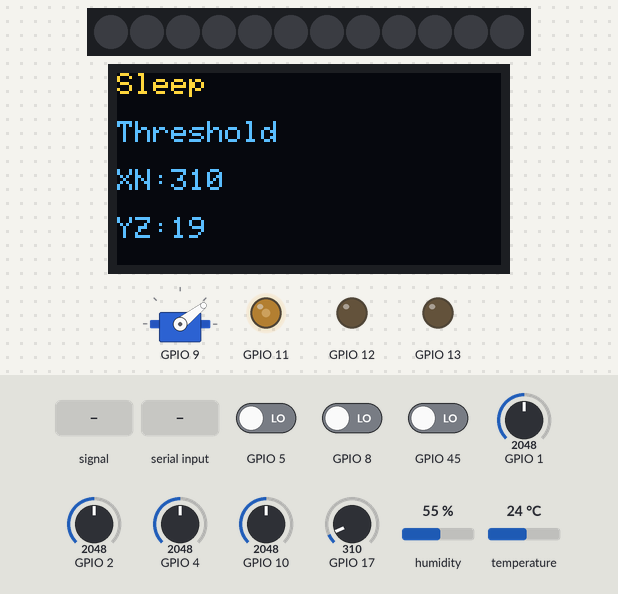
A program run on a simulated ESP32-S3. On the bench: 12 RGB LEDs in strip order, left to right, 128×64 one-colour display, servo, output pins drawn as LEDs (lit = HIGH). The inputs (shaded band) are chosen by the test bench; at power-on: GPIO 8 LOW, GPIO 5 LOW, GPIO 45 LOW, temperature 24 °C, GPIO 1 = 2048, GPIO 2 = 2048, GPIO 4 = 2048, GPIO 10 = 2048, GPIO 17 = 310, humidity 55 % (analog values on the 0–4095 scale). Dim RGB values are drawn brighter than linear; the OLED is the two-colour kind (top 16 rows yellow); what the program prints to the serial monitor is not drawn.

Above: at 1.2 s.
1.3 s: GPIO 8 driven HIGH
At 2.0 s:
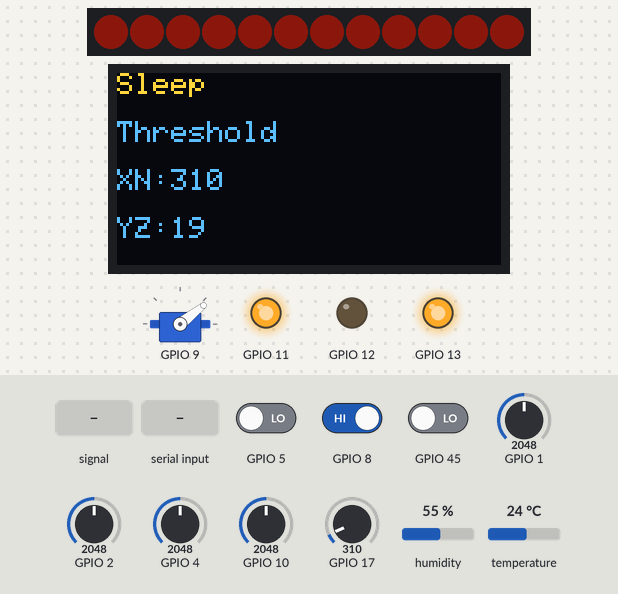
5.1 s: GPIO 4 fed a 200 Hz sine of ±1842 counts around its level
At 5.48 s:
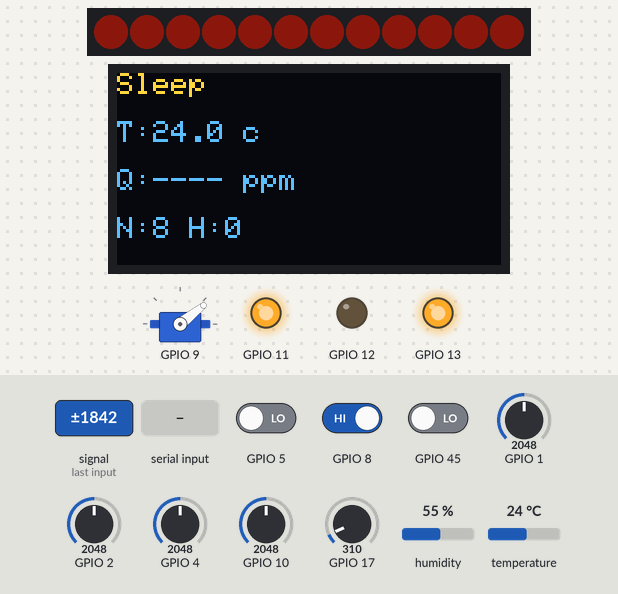
6.8 s: GPIO 5 driven HIGH
At 7.23 s:
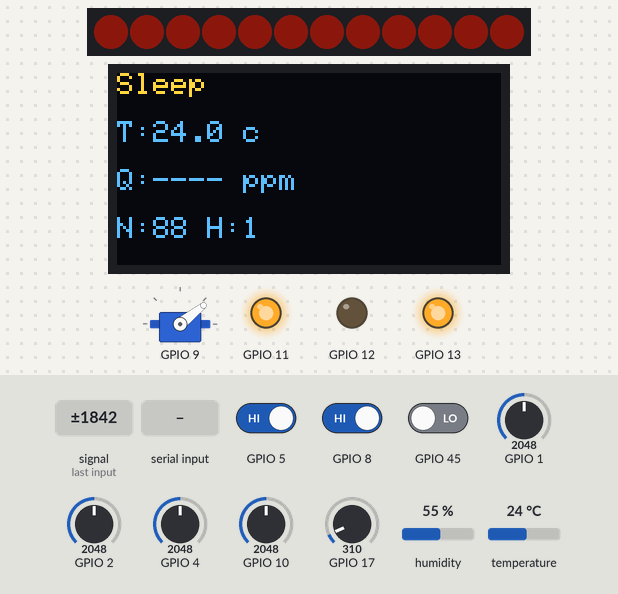
8.6 s: GPIO 45 driven HIGH
At 9.73 s:
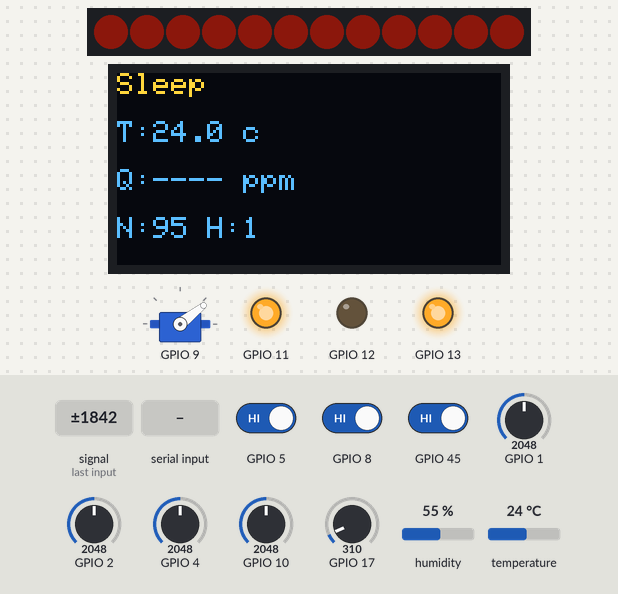
10.6 s: "Auto\n" received over Serial
At 12.48 s:
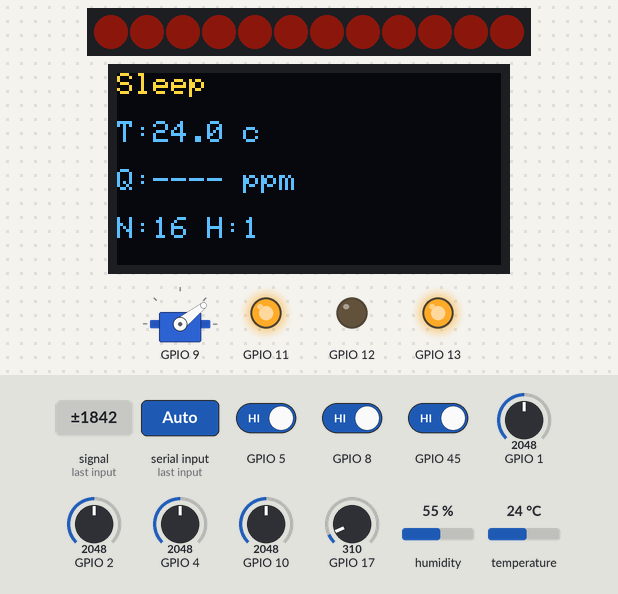
12.8 s: temperature set to 12 °C
At 14.23 s:
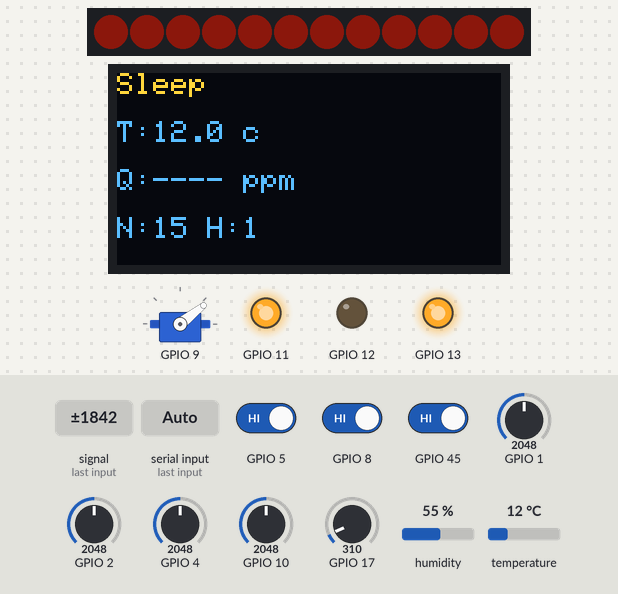
Timing chart, 0 to 15.8 s (numbered marks = the images above; inputs shaded):
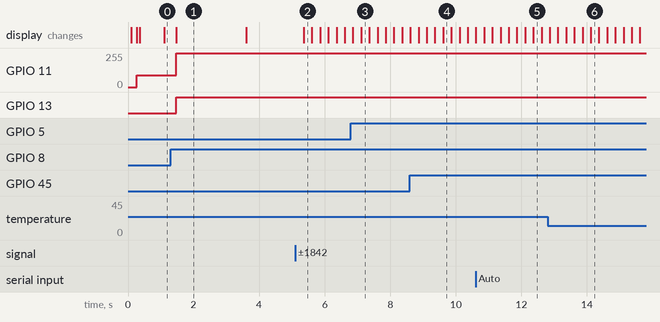

Measured:
- after the input at 1.3 s, GPIO 11: 89/255 → 255/255 after 0.17 s; GPIO 13: LOW → HIGH after 0.17 s
- after the input at 5.1 s, the display: changes after 0.26 s (image 2)
- what the display in image 1 shows lasts 2.1 s, from 1.5 s to 3.6 s

The program:

main.cpp
```cpp
#include <Arduino.h>

#include "control_engine.h"
#include "display_controller.h"
#include "hardware_io.h"
#include "local_controls.h"
#include "protocol_core.h"
#include "serial_protocol.h"
#include "smartlife_config.h"
#include "solar_terms.h"

namespace {

smartlife::HardwareIo hardware;
smartlife::DisplayController display;
smartlife::SerialProtocol protocol;
smartlife::ProtocolRuntimeState protocolState{};
smartlife::ControlState controlState = smartlife::defaultControlState();
uint8_t lastAlertMask = 0;
bool alertMaskInitialized = false;

smartlife::ControlInputs makeControlInputs(uint32_t nowMs) {
  const smartlife::SolarTermProfile& profile =
      smartlife::solarTermProfile(protocolState.solarTerm);
  smartlife::ControlInputs inputs{};
  inputs.nowMs = nowMs;
  inputs.sensors = hardware.snapshot();
  inputs.temperatureThresholdC = hardware.temperatureThresholdC();
  inputs.solarCurtainClosePercent = profile.curtainClosePercent;
  inputs.solarLightThreshold = profile.lightThreshold;
  inputs.guardArmed = protocolState.guardArmed;
  inputs.buzzerEnabled = protocolState.buzzerEnabled;
  return inputs;
}

}  // namespace

void setup() {
  hardware.begin();
  Serial.begin(smartlife::SERIAL_BAUD);
  display.begin();
  protocol.emitHello(Serial, protocolState, display.ready());
}

void loop() {
  const uint32_t nowMs = millis();
  hardware.sample(nowMs);

  smartlife::LocalEvent localEvent{};
  while (hardware.takeLocalEvent(localEvent)) {
    if (localEvent.type == smartlife::LocalEventType::ButtonA) {
      protocolState.targetMode =
          smartlife::toggleMode(protocolState.targetMode);
      smartlife::clearManualOverrides(protocolState);
      localEvent.mode = protocolState.targetMode;
    }
    protocol.emitLocalEvent(Serial, localEvent);
  }

  controlState.targetMode = protocolState.targetMode;
  const smartlife::ControlEvaluation beforeCommands =
      smartlife::evaluateControl(makeControlInputs(nowMs), controlState);
  protocol.poll(Serial, protocolState, beforeCommands.outputs.safetyActive);

  controlState.targetMode = protocolState.targetMode;
  smartlife::ControlEvaluation evaluation =
      smartlife::evaluateControl(makeControlInputs(nowMs), controlState);
  if (evaluation.outputs.safetyActive) {
    smartlife::clearManualOverrides(protocolState);
  }
  smartlife::applyManualOverrides(protocolState, evaluation.outputs);
  controlState = evaluation.nextState;
  hardware.applyOutputs(evaluation.outputs);
  display.render(nowMs,
                 evaluation.outputs.mode,
                 hardware.snapshot(),
                 hardware.temperatureThresholdC());

  if (!alertMaskInitialized) {
    alertMaskInitialized = true;
    if (evaluation.outputs.activeAlerts != 0) {
      protocol.emitAlertChanged(Serial, evaluation.outputs.activeAlerts);
    }
  } else if (evaluation.outputs.activeAlerts != lastAlertMask) {
    protocol.emitAlertChanged(Serial, evaluation.outputs.activeAlerts);
  }
  lastAlertMask = evaluation.outputs.activeAlerts;

  if (protocol.telemetryDue(nowMs)) {
    protocol.emitTelemetry(Serial,
                           nowMs,
                           protocolState,
                           hardware.snapshot(),
                           hardware.temperatureThresholdC(),
                           evaluation.outputs,
                           display.ready(),
                           display.showingThresholdPage(nowMs));
  }
  yield();
}
```

control_engine.h
```cpp
#pragma once

#include "smartlife_models.h"

namespace smartlife {

ControlState defaultControlState();
ControlOutputs bootSafeOutputs();
ControlEvaluation evaluateControl(const ControlInputs& inputs,
                                  const ControlState& currentState);

CommandDecision decideModeCommand(bool safetyActive);
CommandDecision decideManualActuatorCommand(bool safetyActive);

bool hasAlert(uint8_t activeAlerts, AlertCode code);

}  // namespace smartlife
```

display_controller.h
```cpp
#pragma once

#include <Adafruit_SSD1306.h>

#include <cstdint>

#include "smartlife_models.h"

namespace smartlife {

class DisplayController {
 public:
  DisplayController();

  void begin();
  bool ready() const;
  bool showingThresholdPage(uint32_t nowMs) const;
  void render(uint32_t nowMs,
              Mode mode,
              const SensorSnapshot& snapshot,
              float temperatureThresholdC);

 private:
  void renderNormal(Mode mode, const SensorSnapshot& snapshot);
  void renderThreshold(Mode mode,
                       const SensorSnapshot& snapshot,
                       int temperatureThresholdC);
  void setLine(uint8_t line);
  void printMode(Mode mode);

  Adafruit_SSD1306 display_;
  bool ready_ = false;
  bool hasRendered_ = false;
  bool thresholdInitialized_ = false;
  uint32_t lastRenderMs_ = 0;
  uint32_t thresholdPageUntilMs_ = 0;
  int lastThresholdC_ = 27;
};

}  // namespace smartlife
```

hardware_io.h
```cpp
#pragma once

#include <Adafruit_NeoPixel.h>
#include <DHT.h>
#include <ESP32Servo.h>

#include <array>
#include <cstddef>
#include <cstdint>

#include "local_controls.h"
#include "smartlife_config.h"
#include "smartlife_models.h"

namespace smartlife {

class HardwareIo {
 public:
  HardwareIo();

  void begin();
  void sample(uint32_t nowMs);
  const SensorSnapshot& snapshot() const;
  float temperatureThresholdC() const;
  bool takeLocalEvent(LocalEvent& event);
  void applyOutputs(const ControlOutputs& outputs);

 private:
  void sampleFastSensors(uint32_t nowMs);
  void sampleDht(uint32_t nowMs);
  void updateDhtFreshness(uint32_t nowMs);
  void enqueueLocalEvent(LocalEventType type,
                         int knobRaw = 0,
                         int temperatureThresholdC = 27);

  void writeFanPercent(uint8_t percent);
  void writeRelay(bool on);
  void writeBuzzer(bool on);
  void writeRgb(RgbState state);
  void writeCurtainPercent(int closePercent);

  DHT dht_;
  Servo servo_;
  Adafruit_NeoPixel pixels_;
  SensorSnapshot snapshot_{};

  uint32_t bootStartedMs_ = 0;
  uint32_t lastFastSampleMs_ = 0;
  uint32_t lastDhtAttemptMs_ = 0;
  uint32_t lastDhtSuccessMs_ = 0;
  bool hasDhtSuccess_ = false;

  std::array<int, 5> knobSamples_{{0, 0, 0, 0, 0}};
  std::size_t knobSampleIndex_ = 0;
  std::size_t knobSampleCount_ = 0;
  int acceptedKnobRaw_ = 0;
  float temperatureThresholdC_ = 27.0f;
  ButtonADebouncer buttonA_{};
  std::array<LocalEvent, LOCAL_EVENT_QUEUE_CAPACITY> localEvents_{};
  std::size_t localEventHead_ = 0;
  std::size_t localEventCount_ = 0;

  bool servoAttached_ = false;
  int lastFanPercent_ = -1;
  int lastCurtainPercent_ = -1;
  int lastRelayState_ = -1;
  int lastBuzzerState_ = -1;
  int lastRgbState_ = -1;
};

}  // namespace smartlife
```

local_controls.h
```cpp
#pragma once

#include <cstdint>

#include "smartlife_models.h"

namespace smartlife {

struct ButtonAUpdate {
  bool stablePressed = false;
  bool clicked = false;
  bool released = false;
};

bool isButtonAAdc(int rawValue);
Mode toggleMode(Mode currentMode);

class ButtonADebouncer {
 public:
  ButtonAUpdate update(int rawValue, uint32_t nowMs);

 private:
  bool candidateInitialized_ = false;
  bool candidatePressed_ = false;
  bool stablePressed_ = false;
  uint32_t candidateSinceMs_ = 0;
};

}  // namespace smartlife
```

protocol_core.h
```cpp
#pragma once

#include <array>
#include <cstddef>
#include <cstdint>
#include <string>

#include "smartlife_config.h"
#include "smartlife_models.h"
#include "solar_terms.h"

namespace smartlife {

struct ManualActuatorOverrides {
  bool fanPercentSet = false;
  int fanPercent = 0;
  bool curtainClosePercentSet = false;
  int curtainClosePercent = 50;
  bool relaySet = false;
  bool relayOn = false;
  bool buzzerSet = false;
  bool buzzerOn = false;
  bool rgbSet = false;
  RgbState rgb = RgbState::Off;
};

struct ProtocolRuntimeState {
  Mode targetMode = Mode::Auto;
  SolarTerm solarTerm = SolarTerm::Lichun;
  bool guardArmed = false;
  bool buzzerEnabled = true;
  ManualActuatorOverrides manual{};
  std::string lastAppliedCommandId{};
  uint32_t appliedCommandCount = 0;
};

struct ProtocolReply {
  std::string line{};
  bool duplicate = false;
  bool stateChanged = false;

  ProtocolReply() = default;
  ProtocolReply(const std::string& replyLine,
                bool isDuplicate,
                bool changed)
      : line(replyLine), duplicate(isDuplicate), stateChanged(changed) {}
};

class CommandProcessor {
 public:
  ProtocolReply processLine(const std::string& line,
                            bool safetyActive,
                            ProtocolRuntimeState& state);

 private:
  struct CachedAck {
    bool valid = false;
    std::string id{};
    std::string line{};
  };

  const std::string* findCachedAck(const std::string& id) const;
  void cacheAck(const std::string& id, const std::string& line);

  std::array<CachedAck, COMMAND_ACK_CACHE_SIZE> ackCache_{};
  std::size_t nextCacheIndex_ = 0;
};

void clearManualOverrides(ProtocolRuntimeState& state);
void applyManualOverrides(const ProtocolRuntimeState& state,
                          ControlOutputs& outputs);

}  // namespace smartlife
```

serial_protocol.h
```cpp
#pragma once

#include <Arduino.h>

#include <array>
#include <cstddef>
#include <cstdint>

#include "protocol_core.h"
#include "smartlife_models.h"

namespace smartlife {

class SerialProtocol {
 public:
  void emitHello(Stream& serial,
                 const ProtocolRuntimeState& state,
                 bool oledReady);
  void poll(Stream& serial,
            ProtocolRuntimeState& state,
            bool safetyActive);
  bool telemetryDue(uint32_t nowMs) const;
  void emitTelemetry(Stream& serial,
                     uint32_t nowMs,
                     const ProtocolRuntimeState& state,
                     const SensorSnapshot& snapshot,
                     float temperatureThresholdC,
                     const ControlOutputs& outputs,
                     bool oledReady,
                     bool thresholdPage);
  void emitLocalEvent(Stream& serial, const LocalEvent& event);
  void emitAlertChanged(Stream& serial, uint8_t activeAlerts);
  void requestTelemetry();

 private:
  CommandProcessor commandProcessor_{};
  std::array<char, SERIAL_INPUT_MAX_LENGTH + 1> inputBuffer_{};
  std::size_t inputLength_ = 0;
  bool inputOverflow_ = false;
  bool hasTelemetry_ = false;
  bool telemetryRequested_ = true;
  uint32_t lastTelemetryMs_ = 0;
  uint32_t sequence_ = 0;
};

}  // namespace smartlife
```

smartlife_models.h
```cpp
#pragma once

#include <cstdint>

namespace smartlife {

enum class Mode : uint8_t {
  Auto,
  Sleep,
};

enum class RgbState : uint8_t {
  Off,
  Yellow,
  Red,
};

enum class AlertCode : uint8_t {
  None = 0,
  Mq2 = 1 << 0,
  Flame = 1 << 1,
  Water = 1 << 2,
  Intrusion = 1 << 3,
};

enum class LocalEventType : uint8_t {
  None,
  ButtonA,
  ThresholdChanged,
};

struct LocalEvent {
  LocalEventType type = LocalEventType::None;
  Mode mode = Mode::Auto;
  int knobRaw = 0;
  int temperatureThresholdC = 27;
};

struct SensorSnapshot {
  bool temperatureValid = false;
  float temperatureC = 0.0f;
  bool humidityValid = false;
  float humidityRh = 0.0f;
  int lightRelative = 0;
  int soundRelative = 0;
  bool mq2Ready = false;
  int mq2Raw = 0;
  int mq2EqPpm = 0;
  bool waterDetected = false;
  bool flameDetected = false;
  bool presenceDetected = false;
  int keypadRaw = 0;
  int knobRaw = 0;
  bool knobValid = false;
};

struct ControlInputs {
  uint32_t nowMs = 0;
  SensorSnapshot sensors{};
  float temperatureThresholdC = 27.0f;
  int solarCurtainClosePercent = 50;
  int solarLightThreshold = 35;
  bool guardArmed = false;
  bool buzzerEnabled = true;
};

struct ControlState {
  Mode targetMode = Mode::Auto;
  bool autoFanHigh = false;
  bool mq2Latched = false;
  bool flameLatched = false;
  bool waterLatched = false;
  bool intrusionLatched = false;
  uint32_t mq2SafeSinceMs = UINT32_MAX;
  uint32_t flameSafeSinceMs = UINT32_MAX;
  uint32_t waterSafeSinceMs = UINT32_MAX;
  uint32_t intrusionSafeSinceMs = UINT32_MAX;
};

struct ControlOutputs {
  Mode mode = Mode::Auto;
  uint8_t fanPercent = 0;
  int curtainClosePercent = 50;
  bool curtainControlEnabled = false;
  bool relayOn = false;
  bool buzzerOn = false;
  RgbState rgb = RgbState::Off;
  uint8_t activeAlerts = 0;
  bool safetyActive = false;
};

struct ControlEvaluation {
  ControlState nextState{};
  ControlOutputs outputs{};
};

enum class CommandError : uint8_t {
  None,
  SafetyLock,
};

struct CommandDecision {
  bool ok = false;
  bool deferredBySafety = false;
  CommandError error = CommandError::None;
};

}  // namespace smartlife
```

solar_terms.h
```cpp
#pragma once

#include <array>
#include <cstddef>

namespace smartlife {

enum class SolarTerm : unsigned char {
  Lichun,
  Yushui,
  Jingzhe,
  Chunfen,
  Qingming,
  Guyu,
  Lixia,
  Xiaoman,
  Mangzhong,
  Xiazhi,
  Xiaoshu,
  Dashu,
  Liqiu,
  Chushu,
  Bailu,
  Qiufen,
  Hanlu,
  Shuangjiang,
  Lidong,
  Xiaoxue,
  Daxue,
  Dongzhi,
  Xiaohan,
  Dahan,
};

constexpr std::size_t SOLAR_TERM_COUNT = 24;

struct SolarTermProfile {
  SolarTerm term;
  const char* name;
  int recommendedTemperatureC;
  int curtainClosePercent;
  int lightThreshold;
};

const std::array<SolarTermProfile, SOLAR_TERM_COUNT>& solarTermProfiles();
const SolarTermProfile& solarTermProfile(SolarTerm term);
bool solarTermFromName(const char* name, SolarTerm& result);

int mapKnobRawToThresholdC(int rawValue);
int medianOfFiveRaw(const std::array<int, 5>& samples);
int applyKnobDeadband(int lastAcceptedRaw,
                      int candidateRaw,
                      int deadbandRaw = 16);

}  // namespace smartlife
```

display_controller.cpp
```cpp
#include "display_controller.h"

#include <Arduino.h>
#include <Wire.h>

#include <cmath>

#include "smartlife_config.h"

namespace smartlife {

DisplayController::DisplayController()
    : display_(OLED_WIDTH, OLED_HEIGHT, &Wire, OLED_RESET_PIN) {}

void DisplayController::begin() {
  Wire.begin(PIN_OLED_SDA, PIN_OLED_SCL);
  ready_ = display_.begin(SSD1306_SWITCHCAPVCC, OLED_I2C_ADDRESS);
  if (!ready_) {
    return;
  }

  display_.clearDisplay();
  display_.setTextColor(SSD1306_WHITE);
  display_.setTextSize(1);
  display_.display();
}

bool DisplayController::ready() const {
  return ready_;
}

bool DisplayController::showingThresholdPage(uint32_t nowMs) const {
  return static_cast<int32_t>(thresholdPageUntilMs_ - nowMs) > 0;
}

void DisplayController::render(uint32_t nowMs,
                               Mode mode,
                               const SensorSnapshot& snapshot,
                               float temperatureThresholdC) {
  const int roundedThreshold = static_cast<int>(std::lround(temperatureThresholdC));
  if (!thresholdInitialized_) {
    thresholdInitialized_ = true;
    lastThresholdC_ = roundedThreshold;
  } else if (roundedThreshold != lastThresholdC_) {
    lastThresholdC_ = roundedThreshold;
    thresholdPageUntilMs_ = nowMs + OLED_THRESHOLD_PAGE_MS;
  }

  if (!ready_) {
    return;
  }
  if (hasRendered_ &&
      static_cast<uint32_t>(nowMs - lastRenderMs_) <
          OLED_REFRESH_INTERVAL_MS) {
    return;
  }

  hasRendered_ = true;
  lastRenderMs_ = nowMs;
  display_.clearDisplay();
  display_.setTextColor(SSD1306_WHITE);
  display_.setTextSize(1);

  const bool thresholdPageActive = showingThresholdPage(nowMs);
  if (thresholdPageActive) {
    renderThreshold(mode, snapshot, roundedThreshold);
  } else {
    renderNormal(mode, snapshot);
  }
  display_.display();
}

void DisplayController::renderNormal(Mode mode,
                                     const SensorSnapshot& snapshot) {
  setLine(0);
  printMode(mode);

  setLine(1);
  display_.print("T:");
  if (snapshot.temperatureValid) {
    display_.print(snapshot.temperatureC, 1);
  } else {
    display_.print("--");
  }
  display_.print(" c");

  setLine(2);
  display_.print("Q:");
  if (snapshot.mq2Ready) {
    display_.print(snapshot.mq2EqPpm);
  } else {
    display_.print("----");
  }
  display_.print(" ppm");

  setLine(3);
  display_.print("N:");
  display_.print(snapshot.soundRelative);
  display_.print(" H:");
  display_.print(snapshot.presenceDetected ? 1 : 0);
}

void DisplayController::renderThreshold(Mode mode,
                                        const SensorSnapshot& snapshot,
                                        int temperatureThresholdC) {
  setLine(0);
  printMode(mode);

  setLine(1);
  display_.print("Threshold");

  setLine(2);
  display_.print("XN:");
  if (snapshot.knobValid) {
    display_.print(snapshot.knobRaw);
  } else {
    display_.print("--");
  }

  setLine(3);
  display_.print("YZ:");
  display_.print(temperatureThresholdC);
}

void DisplayController::setLine(uint8_t line) {
  display_.setCursor(0, static_cast<int16_t>(line) * 16);
}

void DisplayController::printMode(Mode mode) {
  display_.print(mode == Mode::Auto ? "Auto" : "Sleep");
}

}  // namespace smartlife
```

local_controls.cpp
```cpp
#include "local_controls.h"

#include "smartlife_config.h"

namespace smartlife {

bool isButtonAAdc(int rawValue) {
  return rawValue >= KEYPAD_A_ADC_MIN && rawValue <= KEYPAD_A_ADC_MAX;
}

Mode toggleMode(Mode currentMode) {
  return currentMode == Mode::Auto ? Mode::Sleep : Mode::Auto;
}

ButtonAUpdate ButtonADebouncer::update(int rawValue, uint32_t nowMs) {
  ButtonAUpdate update{};
  const bool rawPressed = isButtonAAdc(rawValue);

  if (!candidateInitialized_) {
    candidateInitialized_ = true;
    candidatePressed_ = rawPressed;
    candidateSinceMs_ = nowMs;
    update.stablePressed = stablePressed_;
    return update;
  }

  if (rawPressed != candidatePressed_) {
    candidatePressed_ = rawPressed;
    candidateSinceMs_ = nowMs;
    update.stablePressed = stablePressed_;
    return update;
  }

  if (candidatePressed_ != stablePressed_ &&
      static_cast<uint32_t>(nowMs - candidateSinceMs_) >=
          KEYPAD_DEBOUNCE_MS) {
    stablePressed_ = candidatePressed_;
    if (stablePressed_) {
      update.clicked = true;
    } else {
      update.released = true;
    }
  }

  update.stablePressed = stablePressed_;
  return update;
}

}  // namespace smartlife
```

Source omitted: control_engine.cpp (5704 bytes), hardware_io.cpp (8192 bytes), protocol_core.cpp (11288 bytes), serial_protocol.cpp (8571 bytes), solar_terms.cpp (2891 bytes), smartlife_config.h (3154 bytes)
